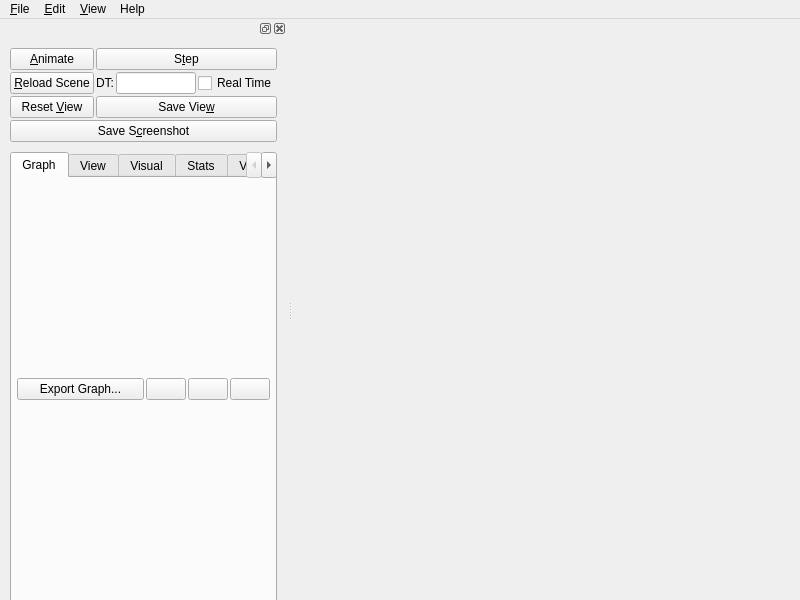
<?xml version="1.0" encoding="UTF-8"?>
<ui version="4.0">
 <class>GUI</class>
 <widget class="QMainWindow" name="GUI">
  <property name="geometry">
   <rect>
    <x>0</x>
    <y>0</y>
    <width>800</width>
    <height>600</height>
   </rect>
  </property>
  <property name="sizePolicy">
   <sizepolicy hsizetype="Minimum" vsizetype="Minimum">
    <horstretch>0</horstretch>
    <verstretch>0</verstretch>
   </sizepolicy>
  </property>
  <property name="minimumSize">
   <size>
    <width>210</width>
    <height>481</height>
   </size>
  </property>
  <property name="acceptDrops">
   <bool>true</bool>
  </property>
  <property name="windowTitle">
   <string>Sofa</string>
  </property>
  <widget class="QWidget" name="widget">
   <property name="sizePolicy">
    <sizepolicy hsizetype="Expanding" vsizetype="Expanding">
     <horstretch>0</horstretch>
     <verstretch>0</verstretch>
    </sizepolicy>
   </property>
   <property name="minimumSize">
    <size>
     <width>0</width>
     <height>0</height>
    </size>
   </property>
   <layout class="QVBoxLayout">
    <property name="sizeConstraint">
     <enum>QLayout::SetNoConstraint</enum>
    </property>
    <property name="leftMargin">
     <number>0</number>
    </property>
    <property name="topMargin">
     <number>0</number>
    </property>
    <property name="rightMargin">
     <number>0</number>
    </property>
    <property name="bottomMargin">
     <number>0</number>
    </property>
    <item>
     <layout class="QHBoxLayout" name="mainWidgetLayout"/>
    </item>
   </layout>
  </widget>
  <widget class="QMenuBar" name="menubar">
   <property name="enabled">
    <bool>true</bool>
   </property>
   <property name="geometry">
    <rect>
     <x>0</x>
     <y>0</y>
     <width>800</width>
     <height>22</height>
    </rect>
   </property>
   <widget class="QMenu" name="fileMenu">
    <property name="title">
     <string>&amp;File</string>
    </property>
    <addaction name="fileOpenAction"/>
    <addaction name="fileReloadAction"/>
    <addaction name="separator"/>
    <addaction name="separator"/>
    <addaction name="fileExitAction"/>
   </widget>
   <widget class="QMenu" name="editMenu">
    <property name="title">
     <string>&amp;Edit</string>
    </property>
    <addaction name="editRecordDirectoryAction"/>
    <addaction name="editGnuplotDirectoryAction"/>
    <addaction name="separator"/>
    <addaction name="PluginManagerAction"/>
    <addaction name="MouseManagerAction"/>
    <addaction name="VideoRecorderManagerAction"/>
    <addaction name="DataGraphAction"/>
   </widget>
   <widget class="QMenu" name="View">
    <property name="title">
     <string>&amp;View</string>
    </property>
    <addaction name="separator"/>
    <addaction name="separator"/>
    <addaction name="separator"/>
    <addaction name="actionControls"/>
    <addaction name="actionInspector"/>
    <addaction name="separator"/>
    <addaction name="separator"/>
   </widget>
   <widget class="QMenu" name="helpMenu">
    <property name="title">
     <string>Help</string>
    </property>
    <addaction name="separator"/>
    <addaction name="helpShowDocBrowser"/>
    <addaction name="actionViewerShowDocumentation"/>
    <addaction name="helpAboutAction"/>
   </widget>
   <addaction name="fileMenu"/>
   <addaction name="editMenu"/>
   <addaction name="View"/>
   <addaction name="helpMenu"/>
  </widget>
  <widget class="QDockWidget" name="dockWidget">
   <property name="sizePolicy">
    <sizepolicy hsizetype="Minimum" vsizetype="Expanding">
     <horstretch>0</horstretch>
     <verstretch>0</verstretch>
    </sizepolicy>
   </property>
   <property name="minimumSize">
    <size>
     <width>200</width>
     <height>594</height>
    </size>
   </property>
   <attribute name="dockWidgetArea">
    <number>1</number>
   </attribute>
   <widget class="QWidget" name="dockWidgetContents">
    <property name="sizePolicy">
     <sizepolicy hsizetype="Minimum" vsizetype="Expanding">
      <horstretch>0</horstretch>
      <verstretch>0</verstretch>
     </sizepolicy>
    </property>
    <property name="minimumSize">
     <size>
      <width>200</width>
      <height>0</height>
     </size>
    </property>
    <layout class="QHBoxLayout" name="horizontalLayout">
     <item>
      <widget class="QWidget" name="optionTabs" native="true">
       <property name="enabled">
        <bool>true</bool>
       </property>
       <property name="sizePolicy">
        <sizepolicy hsizetype="Expanding" vsizetype="MinimumExpanding">
         <horstretch>0</horstretch>
         <verstretch>0</verstretch>
        </sizepolicy>
       </property>
       <property name="minimumSize">
        <size>
         <width>0</width>
         <height>400</height>
        </size>
       </property>
       <layout class="QVBoxLayout" name="_13">
        <property name="sizeConstraint">
         <enum>QLayout::SetNoConstraint</enum>
        </property>
        <item>
         <layout class="QGridLayout" name="_14">
          <property name="sizeConstraint">
           <enum>QLayout::SetNoConstraint</enum>
          </property>
          <item row="2" column="1">
           <widget class="QPushButton" name="SaveViewButton">
            <property name="enabled">
             <bool>true</bool>
            </property>
            <property name="toolTip">
             <string>Save the position and orientation of the camera</string>
            </property>
            <property name="text">
             <string>Save Vie&amp;w</string>
            </property>
            <property name="shortcut">
             <string>Alt+W</string>
            </property>
           </widget>
          </item>
          <item row="1" column="0">
           <widget class="QPushButton" name="ReloadSceneButton">
            <property name="enabled">
             <bool>true</bool>
            </property>
            <property name="toolTip">
             <string>Reload the simulation file</string>
            </property>
            <property name="text">
             <string>&amp;Reload Scene</string>
            </property>
            <property name="shortcut">
             <string>Alt+R</string>
            </property>
           </widget>
          </item>
          <item row="1" column="1">
           <layout class="QHBoxLayout" name="_15">
            <property name="sizeConstraint">
             <enum>QLayout::SetNoConstraint</enum>
            </property>
            <item>
             <widget class="QLabel" name="dtLabel">
              <property name="text">
               <string>DT:</string>
              </property>
              <property name="wordWrap">
               <bool>false</bool>
              </property>
             </widget>
            </item>
            <item>
             <widget class="QLineEdit" name="dtEdit">
              <property name="sizePolicy">
               <sizepolicy hsizetype="Expanding" vsizetype="Fixed">
                <horstretch>0</horstretch>
                <verstretch>0</verstretch>
               </sizepolicy>
              </property>
              <property name="minimumSize">
               <size>
                <width>20</width>
                <height>0</height>
               </size>
              </property>
              <property name="maximumSize">
               <size>
                <width>80</width>
                <height>32767</height>
               </size>
              </property>
             </widget>
            </item>
            <item>
             <widget class="QCheckBox" name="realTimeCheckBox">
              <property name="toolTip">
               <string>Use the duration of the previous simulation step as the next DT</string>
              </property>
              <property name="text">
               <string>Real Time</string>
              </property>
             </widget>
            </item>
           </layout>
          </item>
          <item row="2" column="0">
           <widget class="QPushButton" name="ResetViewButton">
            <property name="enabled">
             <bool>true</bool>
            </property>
            <property name="toolTip">
             <string>Set the camera to initial position and orientation</string>
            </property>
            <property name="text">
             <string>Reset &amp;View</string>
            </property>
            <property name="shortcut">
             <string>Alt+V</string>
            </property>
           </widget>
          </item>
          <item row="3" column="0" colspan="2">
           <widget class="QPushButton" name="screenshotButton">
            <property name="text">
             <string>Save S&amp;creenshot</string>
            </property>
            <property name="shortcut">
             <string>Alt+C</string>
            </property>
           </widget>
          </item>
          <item row="0" column="0">
           <widget class="QPushButton" name="startButton">
            <property name="toolTip">
             <string>Launch the Simulation</string>
            </property>
            <property name="text">
             <string>&amp;Animate</string>
            </property>
            <property name="shortcut">
             <string>Alt+A</string>
            </property>
            <property name="checkable">
             <bool>true</bool>
            </property>
           </widget>
          </item>
          <item row="0" column="1">
           <widget class="QPushButton" name="stepButton">
            <property name="toolTip">
             <string>Compute the simulation at time t+DT</string>
            </property>
            <property name="text">
             <string>S&amp;tep</string>
            </property>
            <property name="shortcut">
             <string>Alt+T</string>
            </property>
            <property name="autoRepeat">
             <bool>true</bool>
            </property>
           </widget>
          </item>
         </layout>
        </item>
        <item>
         <spacer name="spacer_tab">
          <property name="orientation">
           <enum>Qt::Vertical</enum>
          </property>
          <property name="sizeType">
           <enum>QSizePolicy::Fixed</enum>
          </property>
          <property name="sizeHint" stdset="0">
           <size>
            <width>20</width>
            <height>8</height>
           </size>
          </property>
         </spacer>
        </item>
        <item>
         <widget class="QTabWidget" name="tabs">
          <property name="sizePolicy">
           <sizepolicy hsizetype="Expanding" vsizetype="Expanding">
            <horstretch>0</horstretch>
            <verstretch>0</verstretch>
           </sizepolicy>
          </property>
          <property name="minimumSize">
           <size>
            <width>200</width>
            <height>0</height>
           </size>
          </property>
          <property name="currentIndex">
           <number>0</number>
          </property>
          <widget class="QWidget" name="TabGraph">
           <attribute name="title">
            <string>Graph</string>
           </attribute>
           <layout class="QVBoxLayout" name="_19">
            <item>
             <layout class="QHBoxLayout" name="horizontalLayout_2">
              <item>
               <widget class="QPushButton" name="ExportGraphButton">
                <property name="sizePolicy">
                 <sizepolicy hsizetype="Expanding" vsizetype="Fixed">
                  <horstretch>0</horstretch>
                  <verstretch>0</verstretch>
                 </sizepolicy>
                </property>
                <property name="text">
                 <string>Export Graph...</string>
                </property>
                <property name="icon">
                 <iconset>
                  <normaloff>image1</normaloff>image1</iconset>
                </property>
                <property name="shortcut">
                 <string>Alt+X</string>
                </property>
               </widget>
              </item>
              <item>
               <widget class="QPushButton" name="CollapseAllButton">
                <property name="toolTip">
                 <string>Collapse All</string>
                </property>
                <property name="styleSheet">
                 <string notr="true"/>
                </property>
                <property name="text">
                 <string/>
                </property>
               </widget>
              </item>
              <item>
               <widget class="QPushButton" name="ExpandAllButton">
                <property name="toolTip">
                 <string>Expand All</string>
                </property>
                <property name="styleSheet">
                 <string notr="true"/>
                </property>
                <property name="text">
                 <string/>
                </property>
               </widget>
              </item>
              <item>
               <widget class="QPushButton" name="sceneGraphRefreshToggleButton">
                <property name="toolTip">
                 <string>The scene graph update button has three states
State 0: unlocked (all the changes on the graph are immediately taken into account)
State 1: locked (the changes on the graph are not done but the simulation graph is set to dirty if
         there is some changes on the graph. A click on the button unlocks the graph (go to state 0).
State 2: dirty, in that state the button reflect the fact that the scene graph view has changed but not displayed.
         A click on the button refreshes the graph view but does not change the Lock/Unlock state</string>
                </property>
                <property name="text">
                 <string/>
                </property>
               </widget>
              </item>
             </layout>
            </item>
           </layout>
          </widget>
          <widget class="QWidget" name="tabView">
           <property name="sizePolicy">
            <sizepolicy hsizetype="Expanding" vsizetype="Expanding">
             <horstretch>0</horstretch>
             <verstretch>0</verstretch>
            </sizepolicy>
           </property>
           <attribute name="title">
            <string>View</string>
           </attribute>
           <layout class="QGridLayout" name="gridLayout1">
            <item row="2" column="0">
             <layout class="QGridLayout" name="_17">
              <item row="1" column="0">
               <layout class="QGridLayout" name="_18">
                <item row="0" column="2">
                 <spacer name="spacer8">
                  <property name="orientation">
                   <enum>Qt::Horizontal</enum>
                  </property>
                  <property name="sizeType">
                   <enum>QSizePolicy::Ignored</enum>
                  </property>
                  <property name="sizeHint" stdset="0">
                   <size>
                    <width>0</width>
                    <height>16</height>
                   </size>
                  </property>
                 </spacer>
                </item>
                <item row="0" column="1">
                 <widget class="QLabel" name="pixmapLabel1">
                  <property name="sizePolicy">
                   <sizepolicy hsizetype="Fixed" vsizetype="Fixed">
                    <horstretch>0</horstretch>
                    <verstretch>0</verstretch>
                   </sizepolicy>
                  </property>
                  <property name="toolTip">
                   <string>http://sofa-framework.org</string>
                  </property>
                  <property name="pixmap">
                   <pixmap>image0</pixmap>
                  </property>
                  <property name="scaledContents">
                   <bool>true</bool>
                  </property>
                  <property name="wordWrap">
                   <bool>false</bool>
                  </property>
                 </widget>
                </item>
                <item row="0" column="0">
                 <spacer name="spacer7">
                  <property name="orientation">
                   <enum>Qt::Horizontal</enum>
                  </property>
                  <property name="sizeType">
                   <enum>QSizePolicy::Ignored</enum>
                  </property>
                  <property name="sizeHint" stdset="0">
                   <size>
                    <width>0</width>
                    <height>16</height>
                   </size>
                  </property>
                 </spacer>
                </item>
               </layout>
              </item>
             </layout>
            </item>
           </layout>
          </widget>
          <widget class="QWidget" name="TabVisualGraph">
           <attribute name="title">
            <string>Visual</string>
           </attribute>
           <layout class="QVBoxLayout" name="_20">
            <item>
             <widget class="QPushButton" name="ExportVisualGraphButton">
              <property name="text">
               <string>E&amp;xport Graph...</string>
              </property>
              <property name="icon">
               <iconset>
                <normaloff>image1</normaloff>image1</iconset>
              </property>
              <property name="shortcut">
               <string>Alt+X</string>
              </property>
             </widget>
            </item>
           </layout>
          </widget>
          <widget class="QWidget" name="TabStats">
           <attribute name="title">
            <string>Stats</string>
           </attribute>
           <layout class="QVBoxLayout" name="_21">
            <item>
             <widget class="QCheckBox" name="dumpStateCheckBox">
              <property name="toolTip">
               <string comment="This is used to plut curves after a simulation">Record the state at each time step in file &quot;dumpState.data&quot;</string>
              </property>
              <property name="text">
               <string>Dump State</string>
              </property>
             </widget>
            </item>
            <item>
             <widget class="QCheckBox" name="displayComputationTimeCheckBox">
              <property name="toolTip">
               <string>Display information about the time spent at each branch of the graph</string>
              </property>
              <property name="text">
               <string>Log Time</string>
              </property>
             </widget>
            </item>
            <item>
             <widget class="QCheckBox" name="exportGnuplotFilesCheckbox">
              <property name="toolTip">
               <string>Create gnuplot files for each named element of the simulation</string>
              </property>
              <property name="text">
               <string>Export state as gnuplot files</string>
              </property>
             </widget>
            </item>
            <item>
             <widget class="QCheckBox" name="exportVisitorCheckbox">
              <property name="toolTip">
               <string>Open a Dialog showing a trace of the execution and time spent</string>
              </property>
              <property name="text">
               <string>Trace Visitor and Component execution</string>
              </property>
             </widget>
            </item>
            <item>
             <widget class="QCheckBox" name="displayTimeProfiler">
              <property name="text">
               <string>Display AdvancedTimer profiler</string>
              </property>
             </widget>
            </item>
           </layout>
          </widget>
          <widget class="QWidget" name="tabViewer">
           <attribute name="title">
            <string>Viewer</string>
           </attribute>
           <layout class="QVBoxLayout" name="_22">
            <item>
             <layout class="QHBoxLayout" name="tabViewerResolution">
              <property name="spacing">
               <number>0</number>
              </property>
              <item>
               <spacer name="spacer5_3_3">
                <property name="orientation">
                 <enum>Qt::Horizontal</enum>
                </property>
                <property name="sizeType">
                 <enum>QSizePolicy::Expanding</enum>
                </property>
                <property name="sizeHint" stdset="0">
                 <size>
                  <width>10</width>
                  <height>2</height>
                 </size>
                </property>
               </spacer>
              </item>
              <item>
               <widget class="QSpinBox" name="sizeW">
                <property name="maximum">
                 <number>30000</number>
                </property>
                <property name="value">
                 <number>800</number>
                </property>
               </widget>
              </item>
              <item>
               <widget class="QLabel" name="textLabel_sizeX">
                <property name="sizePolicy">
                 <sizepolicy hsizetype="Fixed" vsizetype="Preferred">
                  <horstretch>0</horstretch>
                  <verstretch>0</verstretch>
                 </sizepolicy>
                </property>
                <property name="text">
                 <string>&lt;p align=&quot;center&quot;&gt;x&lt;/p&gt;</string>
                </property>
                <property name="wordWrap">
                 <bool>false</bool>
                </property>
               </widget>
              </item>
              <item>
               <widget class="QSpinBox" name="sizeH">
                <property name="maximum">
                 <number>30000</number>
                </property>
                <property name="value">
                 <number>600</number>
                </property>
               </widget>
              </item>
              <item>
               <spacer name="spacer5_3_2_3">
                <property name="orientation">
                 <enum>Qt::Horizontal</enum>
                </property>
                <property name="sizeType">
                 <enum>QSizePolicy::Expanding</enum>
                </property>
                <property name="sizeHint" stdset="0">
                 <size>
                  <width>10</width>
                  <height>2</height>
                 </size>
                </property>
               </spacer>
              </item>
             </layout>
            </item>
            <item>
             <layout class="QVBoxLayout" name="tabViewerShowObjectNode">
              <item>
               <widget class="QGroupBox" name="showNode">
                <property name="sizePolicy">
                 <sizepolicy hsizetype="Preferred" vsizetype="Preferred">
                  <horstretch>0</horstretch>
                  <verstretch>0</verstretch>
                 </sizepolicy>
                </property>
                <property name="title">
                 <string>Show node</string>
                </property>
                <layout class="QVBoxLayout" name="verticalLayout_4">
                 <item>
                  <layout class="QVBoxLayout" name="verticalLayout_3">
                   <item>
                    <widget class="QCheckBox" name="showNodeBoundingBox">
                     <property name="text">
                      <string>bounding boxes</string>
                     </property>
                    </widget>
                   </item>
                  </layout>
                 </item>
                </layout>
               </widget>
              </item>
              <item>
               <widget class="QGroupBox" name="showObject">
                <property name="sizePolicy">
                 <sizepolicy hsizetype="Preferred" vsizetype="Expanding">
                  <horstretch>0</horstretch>
                  <verstretch>0</verstretch>
                 </sizepolicy>
                </property>
                <property name="title">
                 <string>Show object</string>
                </property>
                <layout class="QVBoxLayout" name="verticalLayout">
                 <item>
                  <layout class="QVBoxLayout" name="verticalLayout_2">
                   <item>
                    <widget class="QCheckBox" name="showObjectBoundingBox">
                     <property name="text">
                      <string>bounding boxes</string>
                     </property>
                    </widget>
                   </item>
                   <item>
                    <widget class="QCheckBox" name="showObjectPositions">
                     <property name="text">
                      <string>positions</string>
                     </property>
                    </widget>
                   </item>
                   <item>
                    <widget class="QCheckBox" name="showObjectSurfaces">
                     <property name="text">
                      <string>surfaces</string>
                     </property>
                    </widget>
                   </item>
                   <item>
                    <widget class="QCheckBox" name="showObjectVolumes">
                     <property name="text">
                      <string>volumes</string>
                     </property>
                    </widget>
                   </item>
                   <item>
                    <widget class="QCheckBox" name="showObjectIndices">
                     <property name="text">
                      <string>indices</string>
                     </property>
                    </widget>
                   </item>
                   <item>
                    <widget class="QWidget" name="renderingScale" native="true">
                     <layout class="QHBoxLayout" name="horizontalLayout_3">
                      <item>
                       <widget class="QLabel" name="label">
                        <property name="text">
                         <string>rendering scale</string>
                        </property>
                       </widget>
                      </item>
                      <item>
                       <widget class="QDoubleSpinBox" name="value">
                        <property name="singleStep">
                         <double>0.100000000000000</double>
                        </property>
                        <property name="value">
                         <double>0.020000000000000</double>
                        </property>
                       </widget>
                      </item>
                     </layout>
                    </widget>
                   </item>
                  </layout>
                 </item>
                </layout>
               </widget>
              </item>
             </layout>
            </item>
           </layout>
          </widget>
         </widget>
        </item>
       </layout>
      </widget>
     </item>
    </layout>
   </widget>
  </widget>
  <action name="fileOpenAction">
   <property name="icon">
    <iconset>
     <normaloff>image3</normaloff>image3</iconset>
   </property>
   <property name="text">
    <string>&amp;Open...</string>
   </property>
   <property name="iconText">
    <string>Open</string>
   </property>
   <property name="shortcut">
    <string>Ctrl+O</string>
   </property>
   <property name="name" stdset="0">
    <cstring>fileOpenAction</cstring>
   </property>
  </action>
  <action name="fileReloadAction">
   <property name="text">
    <string>&amp;Reload</string>
   </property>
   <property name="iconText">
    <string>Reload</string>
   </property>
   <property name="shortcut">
    <string>Ctrl+R</string>
   </property>
   <property name="name" stdset="0">
    <cstring>fileReloadAction</cstring>
   </property>
  </action>
  <action name="fileExitAction">
   <property name="text">
    <string>E&amp;xit</string>
   </property>
   <property name="iconText">
    <string>Exit</string>
   </property>
   <property name="shortcut">
    <string/>
   </property>
   <property name="name" stdset="0">
    <cstring>fileExitAction</cstring>
   </property>
  </action>
  <action name="helpAboutAction">
   <property name="enabled">
    <bool>true</bool>
   </property>
   <property name="text">
    <string>&amp;About</string>
   </property>
   <property name="iconText">
    <string>About</string>
   </property>
   <property name="shortcut">
    <string/>
   </property>
   <property name="iconVisibleInMenu">
    <bool>false</bool>
   </property>
   <property name="name" stdset="0">
    <cstring>helpAboutAction</cstring>
   </property>
  </action>
  <action name="ViewerAction">
   <property name="iconText">
    <string>Viewer</string>
   </property>
   <property name="name" stdset="0">
    <cstring>ViewerAction</cstring>
   </property>
  </action>
  <action name="editRecordDirectoryAction">
   <property name="text">
    <string>Record Directory...</string>
   </property>
   <property name="iconText">
    <string>Record Directory...</string>
   </property>
   <property name="name" stdset="0">
    <cstring>editRecordDirectoryAction</cstring>
   </property>
  </action>
  <action name="editGnuplotDirectoryAction">
   <property name="text">
    <string>Gnuplot Directory...</string>
   </property>
   <property name="iconText">
    <string>Gnuplot Directory...</string>
   </property>
   <property name="name" stdset="0">
    <cstring>editGnuplotDirectoryAction</cstring>
   </property>
  </action>
  <action name="PluginManagerAction">
   <property name="text">
    <string>Plugin Manager...</string>
   </property>
   <property name="iconText">
    <string>Plugin Manager...</string>
   </property>
   <property name="name" stdset="0">
    <cstring>PluginManagerAction</cstring>
   </property>
  </action>
  <action name="MouseManagerAction">
   <property name="text">
    <string>Mouse Manager...</string>
   </property>
   <property name="iconText">
    <string>Mouse Manager...</string>
   </property>
   <property name="name" stdset="0">
    <cstring>MouseManagerAction</cstring>
   </property>
  </action>
  <action name="Action">
   <property name="iconText">
    <string>Recently Opened Files...</string>
   </property>
   <property name="name" stdset="0">
    <cstring>Action</cstring>
   </property>
  </action>
  <action name="TestAction">
   <property name="text">
    <string>Test</string>
   </property>
   <property name="iconText">
    <string>Test</string>
   </property>
   <property name="name" stdset="0">
    <cstring>TestAction</cstring>
   </property>
  </action>
  <action name="VideoRecorderManagerAction">
   <property name="text">
    <string>Video Recorder Manager...</string>
   </property>
   <property name="iconText">
    <string>Video Recorder Manager...</string>
   </property>
   <property name="name" stdset="0">
    <cstring>VideoRecorderManagerAction</cstring>
   </property>
  </action>
  <action name="helpShowDocBrowser">
   <property name="checkable">
    <bool>false</bool>
   </property>
   <property name="text">
    <string>Show doc browser</string>
   </property>
   <property name="iconVisibleInMenu">
    <bool>false</bool>
   </property>
  </action>
  <action name="DataGraphAction">
   <property name="text">
    <string>Data Graph...</string>
   </property>
   <property name="toolTip">
    <string>Data Graph Window</string>
   </property>
  </action>
  <action name="actionViewerShowDocumentation">
   <property name="text">
    <string>Viewer's shortcuts</string>
   </property>
  </action>
  <action name="actionInspector">
   <property name="checkable">
    <bool>true</bool>
   </property>
   <property name="checked">
    <bool>true</bool>
   </property>
   <property name="text">
    <string>Inspector</string>
   </property>
  </action>
  <action name="actionControls">
   <property name="checkable">
    <bool>true</bool>
   </property>
   <property name="checked">
    <bool>true</bool>
   </property>
   <property name="text">
    <string>Controls</string>
   </property>
  </action>
 </widget>
 <layoutdefault spacing="2" margin="5"/>
 <includes>
  <include location="global">sofa/qt/config.h</include>
 </includes>
 <resources/>
 <connections>
  <connection>
   <sender>fileOpenAction</sender>
   <signal>triggered()</signal>
   <receiver>GUI</receiver>
   <slot>popupOpenFileSelector()</slot>
   <hints>
    <hint type="sourcelabel">
     <x>-1</x>
     <y>-1</y>
    </hint>
    <hint type="destinationlabel">
     <x>20</x>
     <y>20</y>
    </hint>
   </hints>
  </connection>
  <connection>
   <sender>fileReloadAction</sender>
   <signal>triggered()</signal>
   <receiver>GUI</receiver>
   <slot>fileReload()</slot>
   <hints>
    <hint type="sourcelabel">
     <x>-1</x>
     <y>-1</y>
    </hint>
    <hint type="destinationlabel">
     <x>20</x>
     <y>20</y>
    </hint>
   </hints>
  </connection>
  <connection>
   <sender>fileExitAction</sender>
   <signal>triggered()</signal>
   <receiver>GUI</receiver>
   <slot>fileExit()</slot>
   <hints>
    <hint type="sourcelabel">
     <x>-1</x>
     <y>-1</y>
    </hint>
    <hint type="destinationlabel">
     <x>20</x>
     <y>20</y>
    </hint>
   </hints>
  </connection>
  <connection>
   <sender>editRecordDirectoryAction</sender>
   <signal>triggered()</signal>
   <receiver>GUI</receiver>
   <slot>editRecordDirectory()</slot>
   <hints>
    <hint type="sourcelabel">
     <x>-1</x>
     <y>-1</y>
    </hint>
    <hint type="destinationlabel">
     <x>20</x>
     <y>20</y>
    </hint>
   </hints>
  </connection>
  <connection>
   <sender>PluginManagerAction</sender>
   <signal>triggered()</signal>
   <receiver>GUI</receiver>
   <slot>showPluginManager()</slot>
   <hints>
    <hint type="sourcelabel">
     <x>-1</x>
     <y>-1</y>
    </hint>
    <hint type="destinationlabel">
     <x>20</x>
     <y>20</y>
    </hint>
   </hints>
  </connection>
  <connection>
   <sender>MouseManagerAction</sender>
   <signal>triggered()</signal>
   <receiver>GUI</receiver>
   <slot>showMouseManager()</slot>
   <hints>
    <hint type="sourcelabel">
     <x>-1</x>
     <y>-1</y>
    </hint>
    <hint type="destinationlabel">
     <x>20</x>
     <y>20</y>
    </hint>
   </hints>
  </connection>
  <connection>
   <sender>DataGraphAction</sender>
   <signal>triggered()</signal>
   <receiver>GUI</receiver>
   <slot>showWindowDataGraph()</slot>
   <hints>
    <hint type="sourcelabel">
     <x>-1</x>
     <y>-1</y>
    </hint>
    <hint type="destinationlabel">
     <x>20</x>
     <y>20</y>
    </hint>
   </hints>
  </connection>
  <connection>
   <sender>editGnuplotDirectoryAction</sender>
   <signal>triggered()</signal>
   <receiver>GUI</receiver>
   <slot>editGnuplotDirectory()</slot>
   <hints>
    <hint type="sourcelabel">
     <x>-1</x>
     <y>-1</y>
    </hint>
    <hint type="destinationlabel">
     <x>20</x>
     <y>20</y>
    </hint>
   </hints>
  </connection>
  <connection>
   <sender>VideoRecorderManagerAction</sender>
   <signal>triggered()</signal>
   <receiver>GUI</receiver>
   <slot>showVideoRecorderManager()</slot>
   <hints>
    <hint type="sourcelabel">
     <x>-1</x>
     <y>-1</y>
    </hint>
    <hint type="destinationlabel">
     <x>20</x>
     <y>20</y>
    </hint>
   </hints>
  </connection>
  <connection>
   <sender>helpShowDocBrowser</sender>
   <signal>triggered()</signal>
   <receiver>GUI</receiver>
   <slot>showDocBrowser()</slot>
   <hints>
    <hint type="sourcelabel">
     <x>-1</x>
     <y>-1</y>
    </hint>
    <hint type="destinationlabel">
     <x>399</x>
     <y>299</y>
    </hint>
   </hints>
  </connection>
 </connections>
 <slots>
  <slot>showDocBrowser()</slot>
  <slot>fileNew()</slot>
  <slot>popupOpenFileSelector()</slot>
  <slot>fileReload()</slot>
  <slot>fileSave()</slot>
  <slot>fileExit()</slot>
  <slot>editRecordDirectory()</slot>
  <slot>showPluginManager()</slot>
  <slot>showMouseManager()</slot>
  <slot>showWindowDataGraph()</slot>
  <slot>editGnuplotDirectory()</slot>
  <slot>showVideoRecorderManager()</slot>
 </slots>
</ui>
